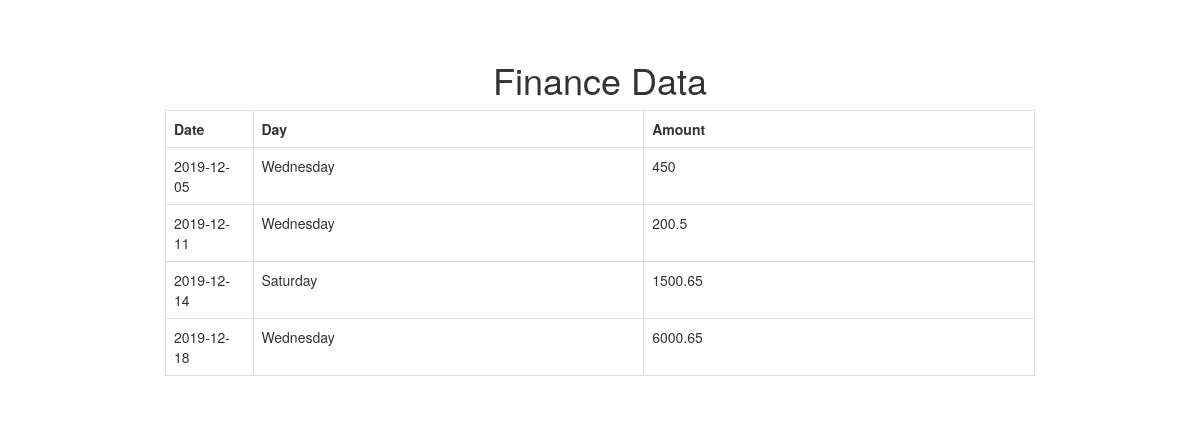
The app's page /finances.php with its own data.
### tables this page shows
CREATE TABLE `finances` (
  `Date` date NOT NULL,
  `Day` varchar(50) NOT NULL,
  `Amount` double NOT NULL
);

### finances.php (the view, shortened to what this page needs)
<?php
$db = mysqli_connect("localhost", "root", "", "church_mgmt");
$query ="select * from finances ORDER BY Date";
$result = mysqli_query($db, $query);;
?>
<!DOCTYPE html>
<html lang="en">
<head>
    <link rel="stylesheet" href="https://maxcdn.bootstrapcdn.com/bootstrap/3.3.6/css/bootstrap.min.css" />
</head>
<body>
<br /><br />
<div class="container" style="width:900px;">
    <h1 align="center">Finance Data</h1>
    <div class="table-responsive" id="employee_table">
        <table class="table table-bordered">
            <tr>
                <th width="5%">Date</th>
                <th width="25%">Day</th>
                <th width="25%">Amount</th>
            </tr>
            <?php
            while($row = mysqli_fetch_array($result))
            {
                ?>
                <tr>
                    <td><?php echo $row["Date"]; ?></td>
                    <td><?php echo $row["Day"]; ?></td>
                    <td><?php echo $row["Amount"]; ?></td>
                </tr>
                <?php
            }
            ?>
        </table>
    </div>
</div>
</body>
</html>

### records on screen
finances: Date "2019-12-05", Day "Wednesday", Amount "450"
finances: Date "2019-12-11", Day "Wednesday", Amount "200.5"
finances: Date "2019-12-14", Day "Saturday", Amount "1500.65"
finances: Date "2019-12-18", Day "Wednesday", Amount "6000.65"
